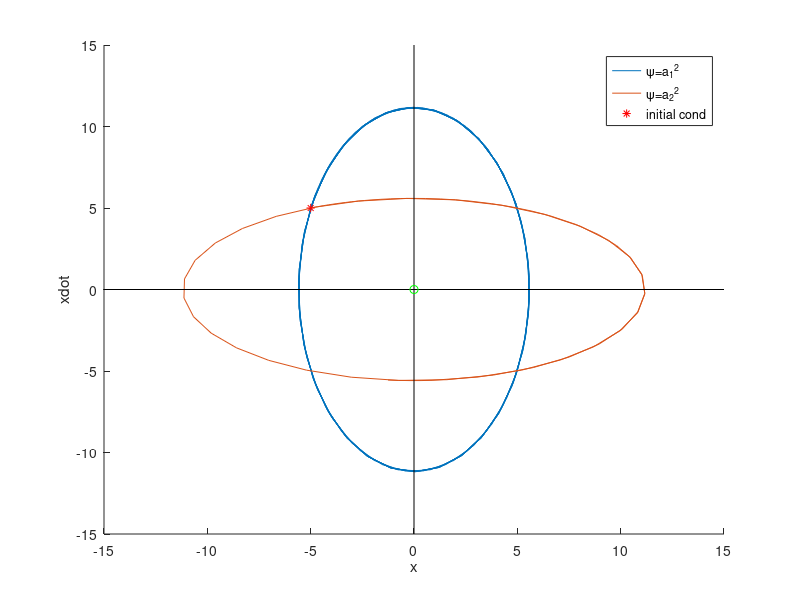

This figure's MATLAB source:
function phase_portraits()
clc; close all;

global psi a1 a2

a1 = 2;
a2 = 0.5;
psi_vals = [a1^2 a2^2];

tspan = [0 20];
init_cond = [-5 5];

figure()
hold on

xinitial = init_cond;
for i=1:2
    psi = psi_vals(i);
    [tout, stateout] = ode45(@(tout, stateout) Derivatives(tout, stateout), tspan, xinitial);
    xout = stateout(:,1);
    xdotout = stateout(:,2);
    plot(xout, xdotout);
    hold on
end

plot(xinitial(1), xinitial(2), 'r*');

hold on

xLimits = get(gca,'XLim');
yLimits = get(gca,'YLim');

p11 = [0 0];
p12 = [yLimits(1) yLimits(2)];
line(p11, p12, 'Color', 'black');
hold on
p21 = [xLimits(1) xLimits(2)];
p22 = [0 0];
line(p21, p22, 'Color', 'black');
hold on
plot(0 , 0, 'o', 'Color', 'green');
hold off

legend('\psi={a_1}^2', '\psi={a_2}^2', 'initial cond')
xlabel('x'); 
ylabel('xdot');

function dstatedt = Derivatives(t, state)
global psi

A = [0 1; -psi 0];

dstatedt = A * state;